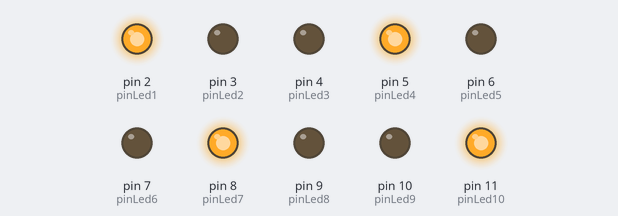
Recording of a sketch running on a simulated Arduino Uno, built with avr-gcc and run on an emulated ATmega328P. On the bench: output pins drawn as LEDs (lit = HIGH).

Above: at 0.5 s.
At 1.5 s:
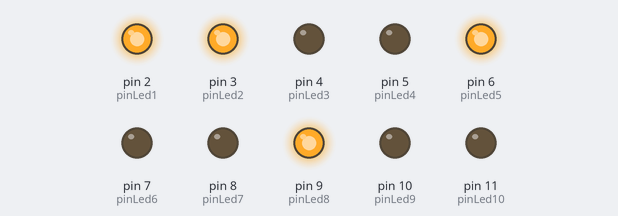
At 5.5 s:
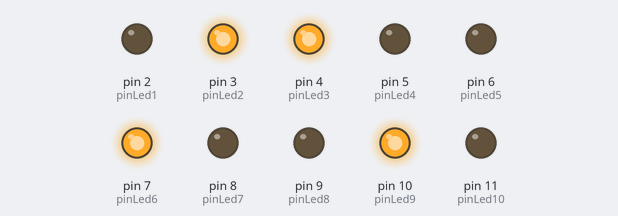
Timing chart, 0 to 6.9 s (numbered marks = the images above):
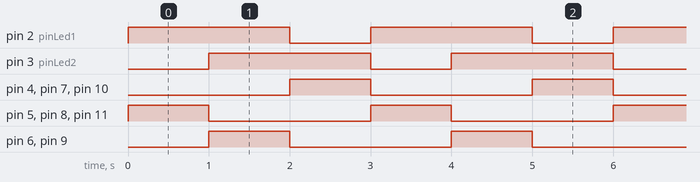

The sketch:

1_LED_sur_3.ino
```cpp
int pinLed1, pinLed2, pinLed3,pinLed4,pinLed5,pinLed6,pinLed7,pinLed8,pinLed9,pinLed10;
void setup() {
    pinLed1 = 2;
  pinLed2 = 3;
  pinLed3 = 4;
  pinLed4 = 5;
  pinLed5 = 6;
  pinLed6 = 7;
  pinLed7 = 8;
  pinLed8 = 9;
  pinLed9 = 10;
  pinLed10= 11;
  //initialtion
   pinMode(pinLed1, OUTPUT);
  pinMode(pinLed2, OUTPUT);
  pinMode(pinLed3, OUTPUT);
  pinMode(pinLed4, OUTPUT);
  pinMode(pinLed5, OUTPUT);
  pinMode(pinLed6, OUTPUT);
  pinMode(pinLed7, OUTPUT);
  pinMode(pinLed8, OUTPUT);
  pinMode(pinLed9, OUTPUT);
  pinMode(pinLed10, OUTPUT);
  //mise à 0V de chaque pin
  digitalWrite(pinLed1, LOW);
  digitalWrite(pinLed2, LOW);
  digitalWrite(pinLed3, LOW);
  digitalWrite(pinLed4, LOW);
  digitalWrite(pinLed5, LOW);
  digitalWrite(pinLed6, LOW);
  digitalWrite(pinLed7, LOW);
  digitalWrite(pinLed8, LOW);
  digitalWrite(pinLed9, LOW);
  digitalWrite(pinLed10, LOW);
}

void loop() {
  //allumage manuel des LEDS désignées pendant un temps
 digitalWrite(pinLed1,HIGH);

  digitalWrite(pinLed4,HIGH);

  digitalWrite(pinLed7,HIGH);

  digitalWrite(pinLed10,HIGH);

    delay(1000);
    digitalWrite(pinLed1,LOW);

  digitalWrite(pinLed4,LOW);

  digitalWrite(pinLed7,LOW);

  digitalWrite(pinLed10,LOW);

    digitalWrite(pinLed2,HIGH);

  digitalWrite(pinLed5,HIGH);

  digitalWrite(pinLed8,HIGH);

  digitalWrite(pinLed1,HIGH);

    delay(1000);
      digitalWrite(pinLed2,LOW);

  digitalWrite(pinLed5,LOW);

  digitalWrite(pinLed8,LOW);

  digitalWrite(pinLed1,LOW);

    digitalWrite(pinLed3,HIGH);

  digitalWrite(pinLed6,HIGH);

  digitalWrite(pinLed9,HIGH);

  digitalWrite(pinLed2,HIGH);

    delay(1000);
    digitalWrite(pinLed3,LOW);

  digitalWrite(pinLed6,LOW);

  digitalWrite(pinLed9,LOW);

  digitalWrite(pinLed2,LOW);
}
```

Measured:
- by itself, pin 2 (pinLed1), pin 3 (pinLed2): alternates HIGH for 2.0 s and LOW for 1.0 s
- by itself, pin 4 (pinLed3), pin 5 (pinLed4), pin 6 (pinLed5), pin 7 (pinLed6), pin 8 (pinLed7), pin 9 (pinLed8), pin 10 (pinLed9), pin 11 (pinLed10): alternates HIGH for 1.0 s and LOW for 2.0 s
- by itself, everything shown: repeats every 3.0 s, in 4 steps
